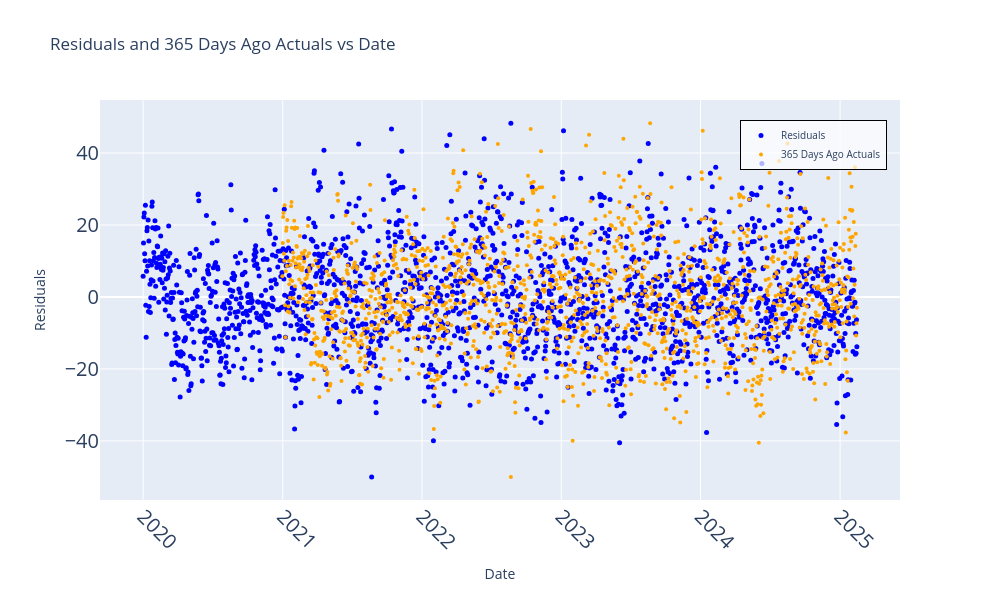

Notebook cell for this chart:
### Code cell
import plotly.graph_objects as go
import pandas as pd

window_size = 30

residuals_df['rolling_mean'] = residuals_df['y'].rolling(window=window_size).mean()
residuals_df['rolling_variance'] = residuals_df['y'].rolling(window=window_size).var()
residuals_df['y_365_days_ago'] = residuals_df['y'].shift(365)
residuals_df['y_15_days_ago'] = residuals_df['y'].shift(15)



fig = go.Figure()

fig.add_trace(go.Scatter(
    x=residuals_df['ds'],
    y=residuals_df['y'],
    mode='markers',
    name='Residuals',
    marker=dict(size=5, color='blue') 
))

# fig.add_trace(go.Scatter(
#     x=residuals_df['ds'],
#     y=residuals_df['rolling_mean'],
#     mode='lines',
#     name=f'Rolling Mean (window={window_size})',
#     line=dict(color='red', width=3)
# ))

# fig.add_trace(go.Scatter(
#     x=residuals_df['ds'],
#     y=residuals_df['rolling_variance'],
#     mode='lines',
#     name=f'Rolling Variance (window={window_size})',
#     line=dict(color='green', width=3)
# ))

# Plot 365 days ago actuals as orange dots
fig.add_trace(go.Scatter(
    x=residuals_df['ds'],
    y=residuals_df['y_365_days_ago'],
    mode='markers',  # Change mode to 'markers' to plot dots
    name='365 Days Ago Actuals',
    marker=dict(color='orange', size=4)  # Customize the dot color and size
))

# fig.add_trace(go.Scatter(
#     x=residuals_df['ds'],
#     y=residuals_df['y_15_days_ago'],
#     mode='markers',  # Change mode to 'markers' to plot dots
#     name='15 Days Ago Actuals',
#     marker=dict(color='green', size=4)  # Customize the dot color and size
# ))


# Update layout
fig.update_layout(
    title='Residuals and 365 Days Ago Actuals vs Date',
    xaxis_title='Date',
    yaxis_title='Residuals',
    xaxis=dict(tickangle=45, tickfont=dict(size=20)),
    yaxis=dict(tickfont=dict(size=20)),
    legend=dict(font=dict(size=10),  # Further reduced legend size
                x=0.8, y=0.95,  # Legend position
                traceorder='normal',
                bgcolor='rgba(255, 255, 255, 0.7)',  # Background for legend
                bordercolor='Black', borderwidth=1),
    width=1000,  # Width of the plot
    height=600,  # Height of the plot
    margin=dict(l=100, r=100, t=100, b=100), 
    template='plotly'
)

# Show the figure
fig.show()

# window_size = 730
# residuals_df['rolling_mean'] = residuals_df['y'].rolling(window=window_size).mean()
# residuals_df['rolling_variance'] = residuals_df['y'].rolling(window=window_size).var()

# plt.figure(figsize=(60, 12))

# plt.plot(residuals_df['ds'], residuals_df['y'], marker='o', linestyle='', color='b', label='Residuals', markersize=10)
# plt.plot(residuals_df['ds'], residuals_df['rolling_mean'], color='r', label=f'Rolling Mean (window={window_size})', linewidth=3)
# plt.plot(residuals_df['ds'], residuals_df['rolling_variance'], color='g', label=f'Rolling Variance (window={window_size})', linewidth=3)

# # Add title and labels
# plt.title('Residuals, Rolling Mean, and Rolling Variance vs Date')
# plt.xlabel('Date', size=20)
# plt.ylabel('Residuals', size=30)
# plt.grid(True)
# plt.xticks(rotation=45, size=20)  # Rotate x-axis labels for better readability
# plt.yticks(size=20)

# # Show legend
# plt.legend()

# # Show plot
# plt.show()

### Figure 1 — Plotly figure (JSON) as saved in the notebook; plotly's stock layout.template omitted (floating-point values rounded to 4 significant figures; data arrays with more than 128 entries replaced by an {"elided": "..."} marker saying what was removed)
{"data": [{"marker": {"color": "blue", "size": 5}, "mode": "markers", "name": "Residuals", "type": "scatter", "x": {"elided": "1872 str values"}, "y": {"elided": "1872 float values"}}, {"marker": {"color": "orange", "size": 4}, "mode": "markers", "name": "365 Days Ago Actuals", "type": "scatter", "x": {"elided": "1872 str values"}, "y": {"elided": "1872 float values"}}], "layout": {"height": 600, "legend": {"bgcolor": "rgba(255, 255, 255, 0.7)", "bordercolor": "Black", "borderwidth": 1, "font": {"size": 10}, "traceorder": "normal", "x": 0.8, "y": 0.95}, "margin": {"b": 100, "l": 100, "r": 100, "t": 100}, "title": {"text": "Residuals and 365 Days Ago Actuals vs Date"}, "width": 1000, "xaxis": {"tickangle": 45, "tickfont": {"size": 20}, "title": {"text": "Date"}}, "yaxis": {"tickfont": {"size": 20}, "title": {"text": "Residuals"}}}}
